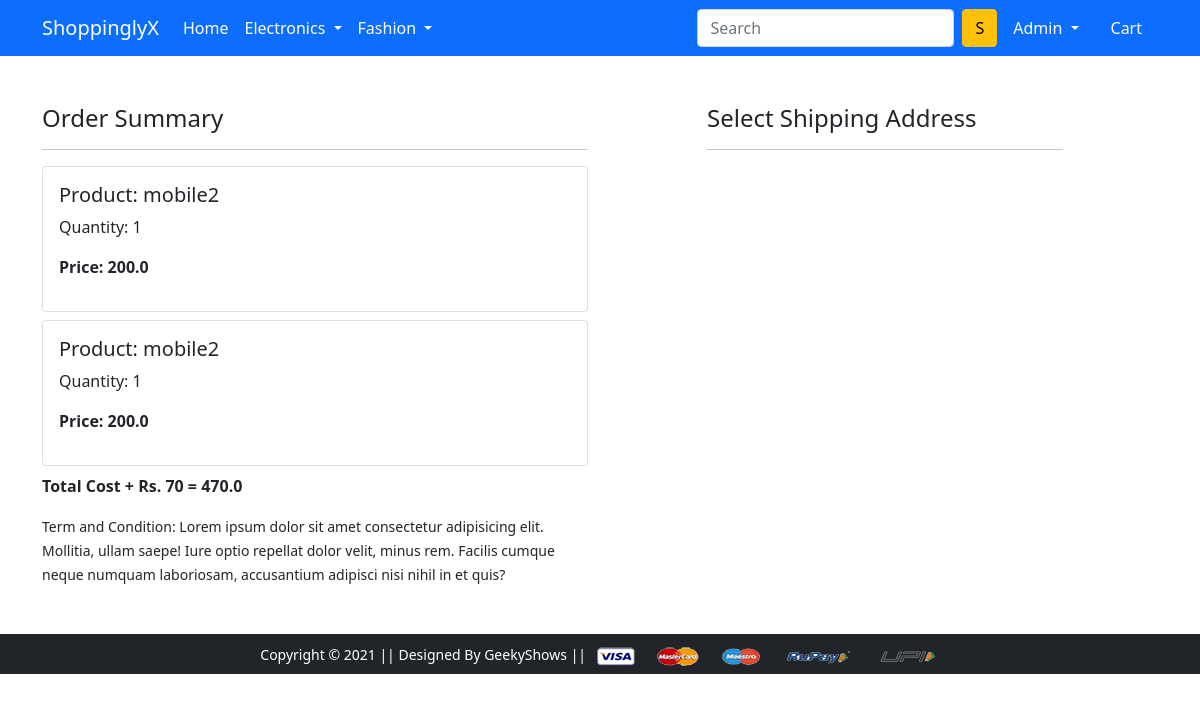
/checkout/ (signed in), run on an earlier commit of the app's database.
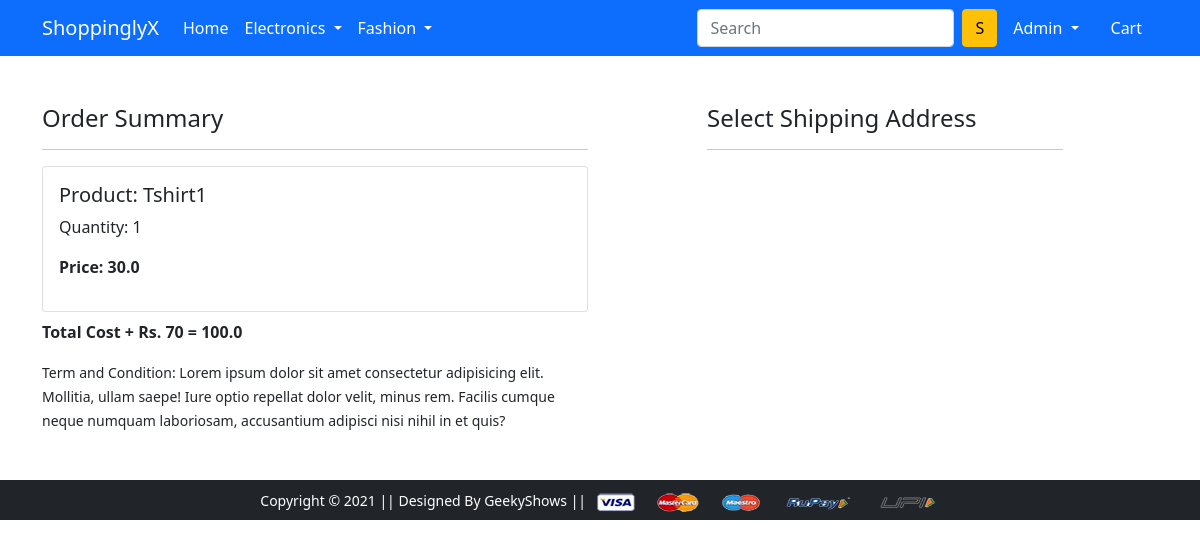
And on a later commit of the database.
### app/models.py (models this page shows, shortened)
class Cart(models.Model):
    user = models.ForeignKey(User , on_delete=models.CASCADE)
    product = models.ForeignKey(Product , on_delete=models.CASCADE)
    quantity = models.PositiveIntegerField(default=1)
    @property
    def total_cost(self):
        return self.quantity * self.product.discount_price

class Product(models.Model):
    title =models.CharField(max_length=100)
    selling_price = models.FloatField()
    discount_price = models.FloatField()
    description = models.TextField()
    brand = models.CharField(max_length=100)
    category = models.CharField(choices=CATEGORY_CHOICES , max_length=2)
    product_image = models.ImageField(upload_to='productimg')

### app/views.py (the view)
# urls.py: path('checkout/', views.checkout, name='checkout'),
@login_required
def checkout(request):
 user = request.user
 add = Customer.objects.filter(user=user)
 cart_items = Cart.objects.filter(user=user)
 amount = 0.0
 shipping_amount = 70.0
 totalamount = 0
 cart_product = [p for p in Cart.objects.all() if p.user == request.user]
 if cart_product:
  for p in cart_product:
    tempamount = (p.quantity * p.product.discount_price)
    amount += tempamount
  totalamount = amount + shipping_amount
 return render(request, 'app/checkout.html',{'add':add,'totalamount':totalamount,'cart_items':cart_items})

### app/templates/app/checkout.html (shortened to what this page needs)
{% extends 'app/base.html' %}
{% load static %}
{% block main-content %}
<div class="container">
 <div class="row mt-5">
  <div class="col-sm-6">
    <h4>Order Summary</h4>
    <hr>
    {% for item in cart_items %}
      <div class="card mb-2">
        <div class="card-body">
          <h5>Product: {{item.product.title}}</h5>
          <p>Quantity: {{item.quantity}}</p>
          <p class="fw-bold">Price: {{item.total_cost}}</p>
        </div>
      </div>
    {% endfor %}
    <p class="fw-bold">Total Cost + Rs. 70 = {{totalamount}}</p>
    <small>Term and Condition: Lorem ipsum dolor sit amet consectetur adipisicing elit. Mollitia, ullam saepe! Iure optio repellat dolor velit, minus rem. Facilis cumque neque numquam laboriosam, accusantium adipisci nisi nihil in et quis?</small>
  </div>
  <div class="col-sm-4 offset-sm-1">
    <h4>Select Shipping Address</h4>
    <hr>
    </div>
  </div>
</div>
{% endblock main-content %}

What changed in the data, as far as the page shows it:
removed Cart: product "mobile2", quantity "1", total_cost "200.0"
removed Cart: product "mobile2", quantity "1", total_cost "200.0"
added Cart: product "Tshirt1", quantity "1", total_cost "30.0"
Also different on the page:
{{ totalamount }}: "470.0" → "100.0"
